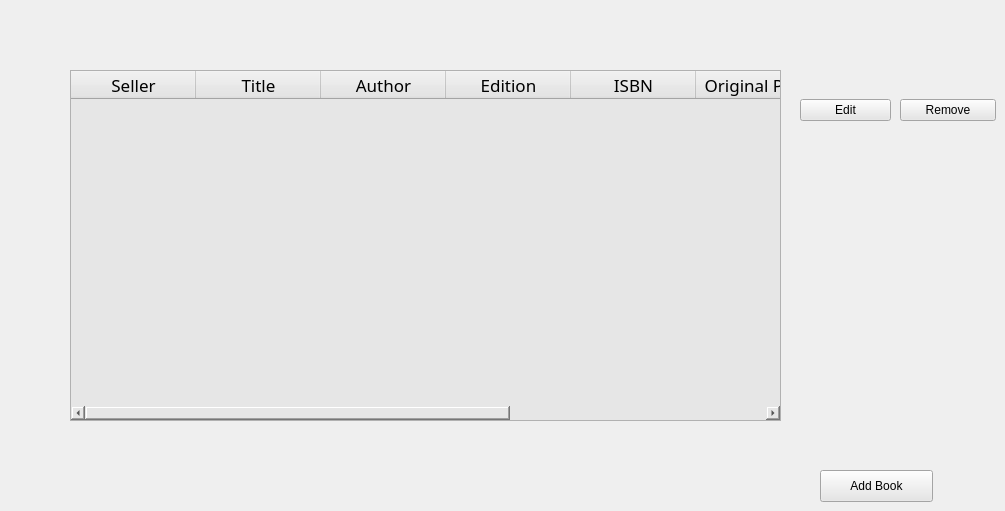
    <widget class="QWidget" name="SpostingPage">
     <widget class="QWidget" name="layoutWidget_5">
      <property name="geometry">
       <rect>
        <x>900</x>
        <y>90</y>
        <width>96</width>
        <height>41</height>
       </rect>
      </property>
      <layout class="QVBoxLayout" name="verticalLayout_3">
       <item>
        <widget class="QPushButton" name="remove">
         <property name="styleSheet">
          <string notr="true">background-color:rgb(230, 230, 230);
font: 14pt &quot;Centry Gothic&quot;;</string>
         </property>
         <property name="text">
          <string>Remove</string>
         </property>
        </widget>
       </item>
      </layout>
     </widget>
     <widget class="QPushButton" name="pushButton_14">
      <property name="geometry">
       <rect>
        <x>820</x>
        <y>470</y>
        <width>113</width>
        <height>32</height>
       </rect>
      </property>
      <property name="styleSheet">
       <string notr="true">font: 14pt &quot;Centry Gothic&quot;;
background-color:rgb(230, 230, 230);</string>
      </property>
      <property name="text">
       <string>Add Book</string>
      </property>
     </widget>
     <widget class="QTableWidget" name="tableWidget_3">
      <property name="geometry">
       <rect>
        <x>70</x>
        <y>70</y>
        <width>711</width>
        <height>351</height>
       </rect>
      </property>
      <property name="styleSheet">
       <string notr="true">background-color:rgb(230, 230, 230);
font: 13pt &quot;.SF NS Text&quot;;
</string>
      </property>
      <property name="editTriggers">
       <set>QAbstractItemView::AnyKeyPressed|QAbstractItemView::EditKeyPressed</set>
      </property>
      <property name="alternatingRowColors">
       <bool>true</bool>
      </property>
      <property name="selectionBehavior">
       <enum>QAbstractItemView::SelectRows</enum>
      </property>
      <attribute name="horizontalHeaderDefaultSectionSize">
       <number>125</number>
      </attribute>
      <column>
       <property name="text">
        <string>Seller</string>
       </property>
       <property name="font">
        <font>
         <family>.SF NS Text</family>
         <pointsize>13</pointsize>
        </font>
       </property>
      </column>
      <column>
       <property name="text">
        <string>Title</string>
       </property>
       <property name="font">
        <font>
         <family>.SF NS Text</family>
         <pointsize>13</pointsize>
        </font>
       </property>
      </column>
      <column>
       <property name="text">
        <string>Author</string>
       </property>
       <property name="font">
        <font>
         <family>.SF NS Text</family>
         <pointsize>13</pointsize>
        </font>
       </property>
      </column>
      <column>
       <property name="text">
        <string>Edition</string>
       </property>
       <property name="font">
        <font>
         <family>.SF NS Text</family>
         <pointsize>13</pointsize>
        </font>
       </property>
      </column>
      <column>
       <property name="text">
        <string>ISBN</string>
       </property>
       <property name="font">
        <font>
         <family>.SF NS Text</family>
         <pointsize>13</pointsize>
        </font>
       </property>
      </column>
      <column>
       <property name="text">
        <string>Original Price</string>
       </property>
       <property name="font">
        <font>
         <family>.SF NS Text</family>
         <pointsize>13</pointsize>
         <kerning>false</kerning>
        </font>
       </property>
      </column>
      <column>
       <property name="text">
        <string>Asking Price</string>
       </property>
       <property name="font">
        <font>
         <family>.SF NS Text</family>
         <pointsize>13</pointsize>
        </font>
       </property>
      </column>
      <column>
       <property name="text">
        <string>Condition</string>
       </property>
      </column>
     </widget>
     <widget class="QWidget" name="layoutWidget_6">
      <property name="geometry">
       <rect>
        <x>800</x>
        <y>90</y>
        <width>91</width>
        <height>41</height>
       </rect>
      </property>
      <layout class="QVBoxLayout" name="verticalLayout_4">
       <item>
        <widget class="QPushButton" name="update">
         <property name="styleSheet">
          <string notr="true">font: 14pt &quot;Centry Gothic&quot;;
background-color:rgb(230, 230, 230)</string>
         </property>
         <property name="text">
          <string>Edit</string>
         </property>
        </widget>
       </item>
      </layout>
     </widget>
    </widget>
